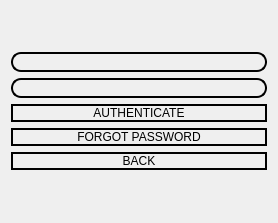
<?xml version="1.0" encoding="UTF-8"?>
<ui version="4.0">
 <class>AdminAuthenticationDialog</class>
 <widget class="QDialog" name="AdminAuthenticationDialog">
  <property name="geometry">
   <rect>
    <x>0</x>
    <y>0</y>
    <width>278</width>
    <height>223</height>
   </rect>
  </property>
  <property name="windowTitle">
   <string>Dialog</string>
  </property>
  <layout class="QVBoxLayout" name="verticalLayout_2">
   <item>
    <layout class="QVBoxLayout" name="verticalLayout">
     <item>
      <widget class="QLineEdit" name="lineEditAdminName">
       <property name="styleSheet">
        <string notr="true">#lineEditAdminName{
	background-color: transparent;
border-radius: 10px ;
border: 2px solid black

}</string>
       </property>
      </widget>
     </item>
     <item>
      <widget class="QLineEdit" name="lineEditAdminPass">
       <property name="styleSheet">
        <string notr="true">#lineEditAdminPass{
	background-color: transparent;
border-radius: 10px ;
border: 2px solid black

}</string>
       </property>
      </widget>
     </item>
     <item>
      <widget class="QPushButton" name="pushButtonAdminloginAuthenticate">
       <property name="styleSheet">
        <string notr="true">#pushButtonAdminloginAuthenticate{
color: rgb(0, 0, 0);
border-background: transparent;
border-radius :10px;
border: 2px solid black;
font: 700 11pt &quot;Arial&quot;;
}


#pushButtonAdminloginAuthenticate:hover{

background-color:rgb(85, 170, 255);
}

#pushButtonAdminloginAuthenticate:pressed{
	background-color: rgb(0, 85, 255);

}</string>
       </property>
       <property name="text">
        <string>AUTHENTICATE</string>
       </property>
      </widget>
     </item>
     <item>
      <widget class="QPushButton" name="pushButtonAdminForgotPass">
       <property name="styleSheet">
        <string notr="true">#pushButtonAdminForgotPass{
color: rgb(0, 0, 0);
border-background: transparent;
border-radius :10px;
border: 2px solid black;
font: 700 11pt &quot;Arial&quot;;
}


#pushButtonAdminForgotPass:hover{

background-color:rgb(85, 170, 255);
}

#pushButtonAdminForgotPass:pressed{
	background-color: rgb(0, 85, 255);

}</string>
       </property>
       <property name="text">
        <string>FORGOT PASSWORD</string>
       </property>
      </widget>
     </item>
     <item>
      <widget class="QPushButton" name="pushButtonAdminLoginBack">
       <property name="styleSheet">
        <string notr="true">#pushButtonAdminLoginBack{
color: rgb(0, 0, 0);
border-background: transparent;
border-radius :10px;
border: 2px solid black;
font: 700 11pt &quot;Arial&quot;;
}


#pushButtonAdminLoginBack:hover{

background-color:rgb(85, 170, 255);
}

#pushButtonAdminLoginBack:pressed{
	background-color: rgb(0, 85, 255);

}</string>
       </property>
       <property name="text">
        <string>BACK</string>
       </property>
      </widget>
     </item>
    </layout>
   </item>
  </layout>
 </widget>
 <resources/>
 <connections/>
</ui>
